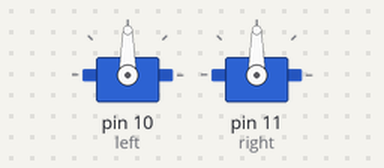
A sketch run on a simulated Arduino Uno, built with avr-gcc and run on an emulated ATmega328P. Parts: 2 × servo. At 20.0 s the program stops and its outputs stay as they are.

Above: at 0.1 s.
At 2.6 s:
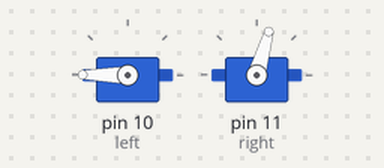
At 15.6 s:
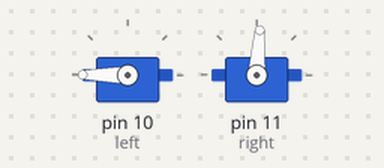
Timing chart, 0 to 21.5 s (numbered marks = the images above):
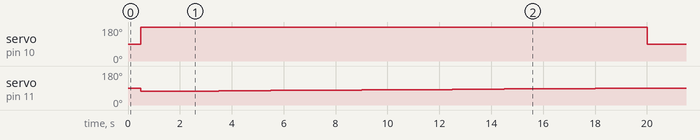

The sketch:

spiral.ino
```cpp
#include <Servo.h>

Servo left, right;
int raCH = 160;

void setup() {
  left.attach(10, 1300, 1700);
  right.attach(11, 1300, 1700);
}

void loop() {
  delay(500);
  circle(200, raCH, true);
  raCH++;
  if(raCH >= 200){
    drive(0,0);
    fin();
  }
}

void fin(){
  fin();
}

// gives equal rotation to both wheels
void line(int spd){
  drive(spd, spd);
}

void circle(int spd, int reducAmt, bool innerWheel){
  if(innerWheel == true){
    drive(spd, spd - reducAmt);
  }
  else{
    drive(spd - reducAmt, spd);
  }
}

void drive(int leftpw, int rightpw){
  left.writeMicroseconds(1500 + leftpw);
  right.writeMicroseconds(1500 - rightpw);
}
```

Measured:
- by itself, servo on pin 10 (left): 90° → 180° at 0.50 s, → 90° 19.5 s later
- by itself, servo on pin 11 (right): 90° → 72° at 0.50 s, → 73° 1.0 s later, → 74° 1.0 s later, → 75° 1.0 s later, … (19 changes in this stretch)
